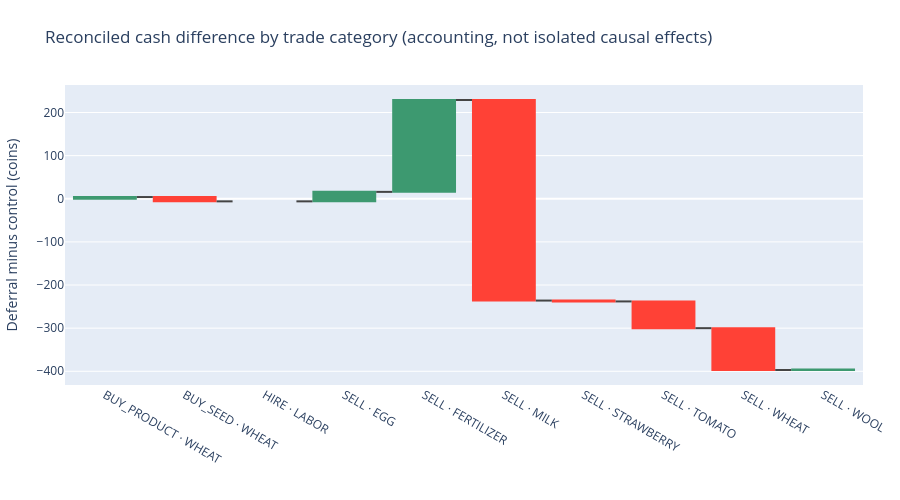
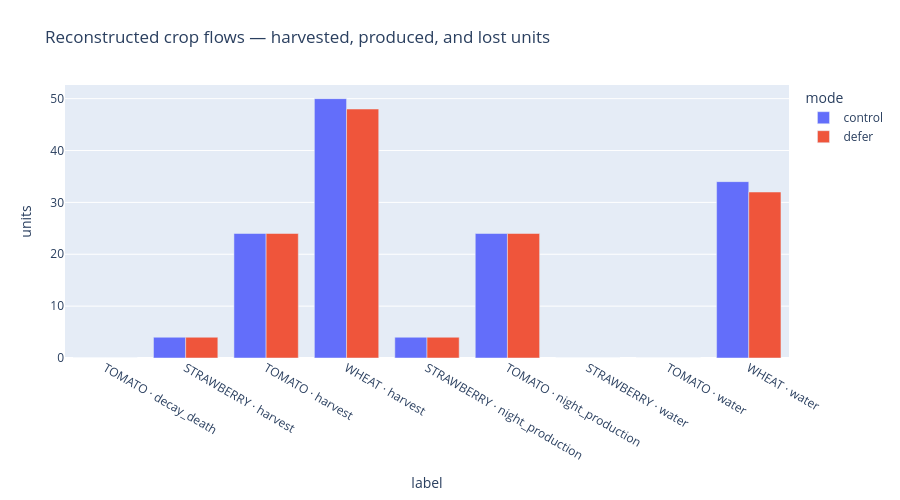
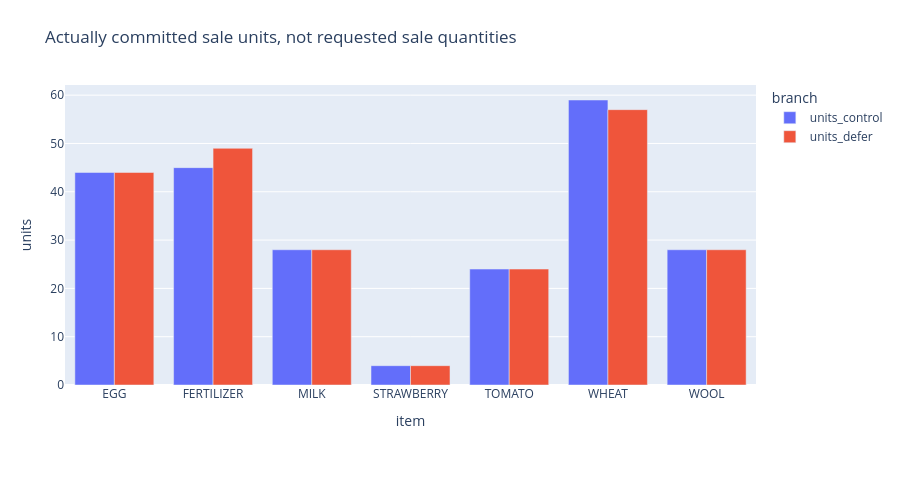
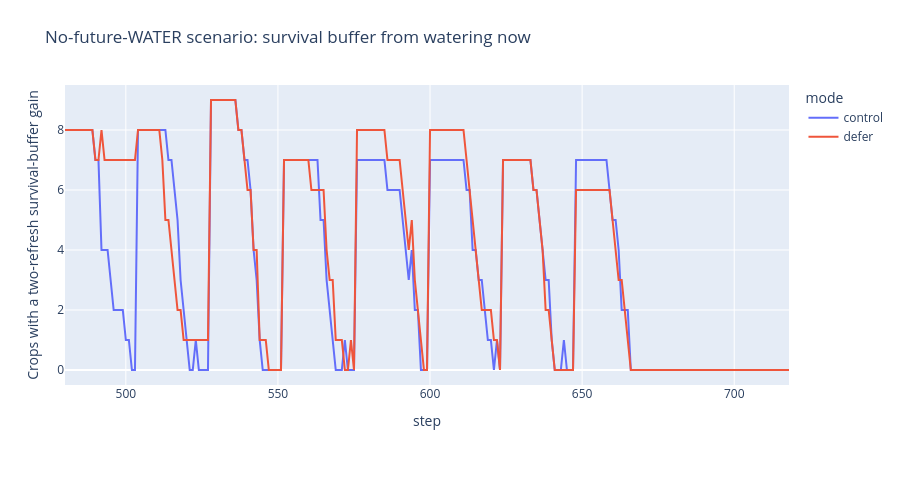

The notebook cell saved with these charts, in order:
### Code cell
from visualize import save_dashboard
dashboard, all_figures = save_dashboard(BASE)
for fig in all_figures[2:]:
    fig.show()
print('Saved standalone Plotly dashboard:', dashboard)

### Figure 1 — Plotly figure (JSON) as saved in the notebook; plotly's stock layout.template omitted (floating-point values rounded to 4 significant figures)
{"data": [{"measure": ["relative", "relative", "relative", "relative", "relative", "relative", "relative", "relative", "relative", "relative"], "type": "waterfall", "x": ["BUY_PRODUCT · WHEAT", "BUY_SEED · WHEAT", "HIRE · LABOR", "SELL · EGG", "SELL · FERTILIZER", "SELL · MILK", "SELL · STRAWBERRY", "SELL · TOMATO", "SELL · WHEAT", "SELL · WOOL"], "y": [4.0, -10.0, 0.0, 22.0, 213.0, -465.0, -2.0, -62.0, -97.0, 1.0]}], "layout": {"height": 500, "margin": {"b": 115, "l": 65, "r": 35, "t": 85}, "title": {"text": "Reconciled cash difference by trade category (accounting, not isolated causal effects)"}, "yaxis": {"title": {"text": "Deferral minus control (coins)"}}}}

### Figure 2 — Plotly figure (JSON) as saved in the notebook; plotly's stock layout.template omitted (floating-point values rounded to 4 significant figures)
{"data": [{"alignmentgroup": "True", "hovertemplate": "mode=control<br>label=%{x}<br>units=%{y}<extra></extra>", "legendgroup": "control", "marker": {"color": "#636efa", "pattern": {"shape": ""}}, "name": "control", "offsetgroup": "control", "orientation": "v", "showlegend": true, "textposition": "auto", "type": "bar", "x": ["TOMATO · decay_death", "STRAWBERRY · harvest", "TOMATO · harvest", "WHEAT · harvest", "STRAWBERRY · night_production", "TOMATO · night_production", "STRAWBERRY · water", "TOMATO · water", "WHEAT · water"], "xaxis": "x", "y": [0, 4, 24, 50, 4, 24, 0, 0, 34], "yaxis": "y"}, {"alignmentgroup": "True", "hovertemplate": "mode=defer<br>label=%{x}<br>units=%{y}<extra></extra>", "legendgroup": "defer", "marker": {"color": "#EF553B", "pattern": {"shape": ""}}, "name": "defer", "offsetgroup": "defer", "orientation": "v", "showlegend": true, "textposition": "auto", "type": "bar", "x": ["TOMATO · decay_death", "STRAWBERRY · harvest", "TOMATO · harvest", "WHEAT · harvest", "STRAWBERRY · night_production", "TOMATO · night_production", "STRAWBERRY · water", "TOMATO · water", "WHEAT · water"], "xaxis": "x", "y": [0, 4, 24, 48, 4, 24, 0, 0, 32], "yaxis": "y"}], "layout": {"barmode": "group", "height": 500, "legend": {"title": {"text": "mode"}, "tracegroupgap": 0}, "margin": {"b": 115, "l": 65, "r": 35, "t": 85}, "title": {"text": "Reconstructed crop flows — harvested, produced, and lost units"}, "xaxis": {"anchor": "y", "domain": [0, 1], "title": {"text": "label"}}, "yaxis": {"anchor": "x", "domain": [0, 1], "title": {"text": "units"}}}}

### Figure 3 — Plotly figure (JSON) as saved in the notebook; plotly's stock layout.template omitted (floating-point values rounded to 4 significant figures)
{"data": [{"alignmentgroup": "True", "hovertemplate": "branch=units_control<br>item=%{x}<br>units=%{y}<extra></extra>", "legendgroup": "units_control", "marker": {"color": "#636efa", "pattern": {"shape": ""}}, "name": "units_control", "offsetgroup": "units_control", "orientation": "v", "showlegend": true, "textposition": "auto", "type": "bar", "x": ["EGG", "FERTILIZER", "MILK", "STRAWBERRY", "TOMATO", "WHEAT", "WOOL"], "xaxis": "x", "y": [44, 45, 28, 4, 24, 59, 28], "yaxis": "y"}, {"alignmentgroup": "True", "hovertemplate": "branch=units_defer<br>item=%{x}<br>units=%{y}<extra></extra>", "legendgroup": "units_defer", "marker": {"color": "#EF553B", "pattern": {"shape": ""}}, "name": "units_defer", "offsetgroup": "units_defer", "orientation": "v", "showlegend": true, "textposition": "auto", "type": "bar", "x": ["EGG", "FERTILIZER", "MILK", "STRAWBERRY", "TOMATO", "WHEAT", "WOOL"], "xaxis": "x", "y": [44, 49, 28, 4, 24, 57, 28], "yaxis": "y"}], "layout": {"barmode": "group", "height": 500, "legend": {"title": {"text": "branch"}, "tracegroupgap": 0}, "margin": {"b": 115, "l": 65, "r": 35, "t": 85}, "title": {"text": "Actually committed sale units, not requested sale quantities"}, "xaxis": {"anchor": "y", "domain": [0, 1], "title": {"text": "item"}}, "yaxis": {"anchor": "x", "domain": [0, 1], "title": {"text": "units"}}}}

### Figure 4 — Plotly figure (JSON) as saved in the notebook; plotly's stock layout.template omitted (floating-point values rounded to 4 significant figures; data arrays with more than 128 entries replaced by an {"elided": "..."} marker saying what was removed)
{"data": [{"hovertemplate": "mode=control<br>step=%{x}<br>Crops with a two-refresh survival-buffer gain=%{y}<extra></extra>", "legendgroup": "control", "line": {"color": "#636efa", "dash": "solid"}, "marker": {"symbol": "circle"}, "mode": "lines", "name": "control", "orientation": "v", "showlegend": true, "type": "scatter", "x": {"elided": "239 int values"}, "xaxis": "x", "y": {"elided": "239 float values"}, "yaxis": "y"}, {"hovertemplate": "mode=defer<br>step=%{x}<br>Crops with a two-refresh survival-buffer gain=%{y}<extra></extra>", "legendgroup": "defer", "line": {"color": "#EF553B", "dash": "solid"}, "marker": {"symbol": "circle"}, "mode": "lines", "name": "defer", "orientation": "v", "showlegend": true, "type": "scatter", "x": {"elided": "239 int values"}, "xaxis": "x", "y": {"elided": "239 float values"}, "yaxis": "y"}], "layout": {"height": 500, "legend": {"title": {"text": "mode"}, "tracegroupgap": 0}, "margin": {"b": 115, "l": 65, "r": 35, "t": 85}, "title": {"text": "No-future-WATER scenario: survival buffer from watering now"}, "xaxis": {"anchor": "y", "domain": [0, 1], "title": {"text": "step"}}, "yaxis": {"anchor": "x", "domain": [0, 1], "title": {"text": "Crops with a two-refresh survival-buffer gain"}}}}
